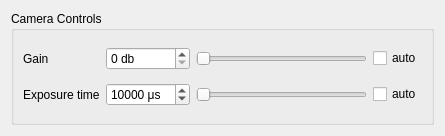
<?xml version="1.0" encoding="UTF-8"?>
<ui version="4.0">
 <class>QWidgetCamera</class>
 <widget class="QWidget" name="QWidgetCamera">
  <property name="geometry">
   <rect>
    <x>0</x>
    <y>0</y>
    <width>445</width>
    <height>136</height>
   </rect>
  </property>
  <property name="sizePolicy">
   <sizepolicy hsizetype="Minimum" vsizetype="Minimum">
    <horstretch>0</horstretch>
    <verstretch>0</verstretch>
   </sizepolicy>
  </property>
  <property name="windowTitle">
   <string>Form</string>
  </property>
  <layout class="QVBoxLayout" name="verticalLayout">
   <item>
    <widget class="QGroupBox" name="groupBox">
     <property name="title">
      <string>Camera Controls</string>
     </property>
     <layout class="QGridLayout" name="gridLayout">
      <item row="0" column="0">
       <widget class="QLabel" name="labelCameraGain">
        <property name="text">
         <string>Gain</string>
        </property>
       </widget>
      </item>
      <item row="0" column="1">
       <widget class="QNoWheelSpinBox" name="spinBoxCameraGain">
        <property name="focusPolicy">
         <enum>Qt::StrongFocus</enum>
        </property>
        <property name="suffix">
         <string> db</string>
        </property>
       </widget>
      </item>
      <item row="0" column="2">
       <widget class="QSlider" name="horizontalSliderCameraGain">
        <property name="orientation">
         <enum>Qt::Horizontal</enum>
        </property>
       </widget>
      </item>
      <item row="0" column="3">
       <widget class="QCheckBox" name="checkBoxCameraGainAuto">
        <property name="text">
         <string>auto</string>
        </property>
       </widget>
      </item>
      <item row="1" column="0">
       <widget class="QLabel" name="labelCameraExposureTime">
        <property name="text">
         <string>Exposure time</string>
        </property>
       </widget>
      </item>
      <item row="1" column="1">
       <widget class="QNoWheelSpinBox" name="spinBoxCameraExposureTime">
        <property name="focusPolicy">
         <enum>Qt::StrongFocus</enum>
        </property>
        <property name="suffix">
         <string> μs</string>
        </property>
        <property name="minimum">
         <number>1</number>
        </property>
        <property name="maximum">
         <number>1000000</number>
        </property>
        <property name="singleStep">
         <number>1000</number>
        </property>
        <property name="value">
         <number>10000</number>
        </property>
       </widget>
      </item>
      <item row="1" column="2">
       <widget class="QSlider" name="horizontalSliderCameraExposureTime">
        <property name="orientation">
         <enum>Qt::Horizontal</enum>
        </property>
       </widget>
      </item>
      <item row="1" column="3">
       <widget class="QCheckBox" name="checkBoxCameraExposureTimeAuto">
        <property name="text">
         <string>auto</string>
        </property>
       </widget>
      </item>
     </layout>
    </widget>
   </item>
  </layout>
 </widget>
 <customwidgets>
  <customwidget>
   <class>QNoWheelSpinBox</class>
   <extends>QSpinBox</extends>
   <header>janus.widgets.qt_modified</header>
  </customwidget>
 </customwidgets>
 <resources/>
 <connections/>
</ui>
